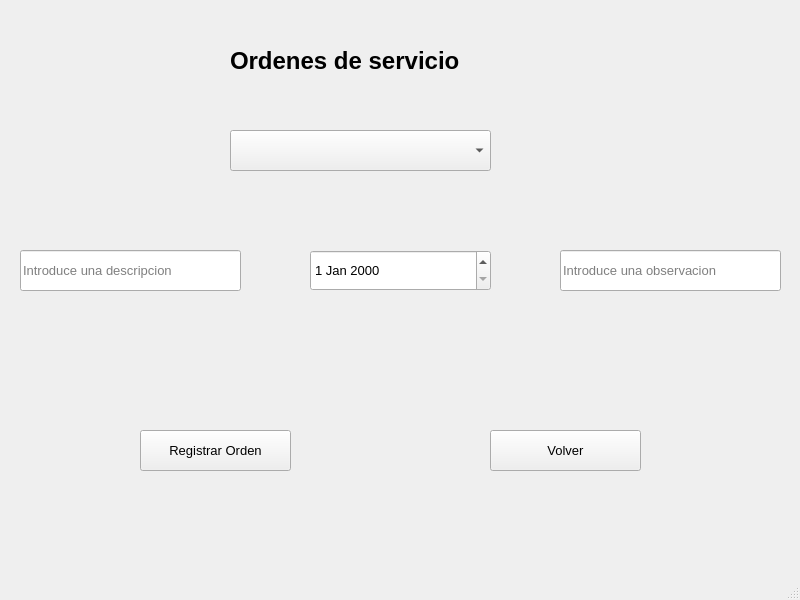
<?xml version="1.0" encoding="UTF-8"?>
<ui version="4.0">
 <class>OrdenesServicio</class>
 <widget class="QMainWindow" name="OrdenesServicio">
  <property name="geometry">
   <rect>
    <x>0</x>
    <y>0</y>
    <width>800</width>
    <height>600</height>
   </rect>
  </property>
  <property name="windowTitle">
   <string>Ordenes de servicio</string>
  </property>
  <widget class="QWidget" name="centralwidget">
   <widget class="QLabel" name="lblTitulo">
    <property name="geometry">
     <rect>
      <x>230</x>
      <y>30</y>
      <width>371</width>
      <height>61</height>
     </rect>
    </property>
    <property name="font">
     <font>
      <family>Segoe UI</family>
      <pointsize>18</pointsize>
      <weight>75</weight>
      <bold>true</bold>
     </font>
    </property>
    <property name="text">
     <string>Ordenes de servicio</string>
    </property>
   </widget>
   <widget class="QComboBox" name="combo_vehiculos">
    <property name="geometry">
     <rect>
      <x>230</x>
      <y>130</y>
      <width>261</width>
      <height>41</height>
     </rect>
    </property>
    <property name="font">
     <font>
      <family>Segoe UI</family>
      <pointsize>10</pointsize>
     </font>
    </property>
   </widget>
   <widget class="QPushButton" name="btnRegistrar">
    <property name="geometry">
     <rect>
      <x>140</x>
      <y>430</y>
      <width>151</width>
      <height>41</height>
     </rect>
    </property>
    <property name="font">
     <font>
      <family>Segoe UI</family>
      <pointsize>10</pointsize>
     </font>
    </property>
    <property name="text">
     <string>Registrar Orden</string>
    </property>
   </widget>
   <widget class="QPushButton" name="btnVolver">
    <property name="geometry">
     <rect>
      <x>490</x>
      <y>430</y>
      <width>151</width>
      <height>41</height>
     </rect>
    </property>
    <property name="font">
     <font>
      <family>Segoe UI</family>
      <pointsize>10</pointsize>
     </font>
    </property>
    <property name="text">
     <string>Volver</string>
    </property>
   </widget>
   <widget class="QLineEdit" name="Descripcion">
    <property name="geometry">
     <rect>
      <x>20</x>
      <y>250</y>
      <width>221</width>
      <height>41</height>
     </rect>
    </property>
    <property name="font">
     <font>
      <family>Segoe UI</family>
      <pointsize>10</pointsize>
     </font>
    </property>
    <property name="placeholderText">
     <string>Introduce una descripcion</string>
    </property>
   </widget>
   <widget class="QLineEdit" name="Observaciones">
    <property name="geometry">
     <rect>
      <x>560</x>
      <y>250</y>
      <width>221</width>
      <height>41</height>
     </rect>
    </property>
    <property name="font">
     <font>
      <family>Segoe UI</family>
      <pointsize>10</pointsize>
     </font>
    </property>
    <property name="placeholderText">
     <string>Introduce una observacion</string>
    </property>
   </widget>
   <widget class="QDateEdit" name="FechaIngreso">
    <property name="geometry">
     <rect>
      <x>310</x>
      <y>250</y>
      <width>181</width>
      <height>41</height>
     </rect>
    </property>
    <property name="font">
     <font>
      <family>Segoe UI</family>
      <pointsize>10</pointsize>
     </font>
    </property>
   </widget>
  </widget>
  <widget class="QMenuBar" name="menubar">
   <property name="geometry">
    <rect>
     <x>0</x>
     <y>0</y>
     <width>800</width>
     <height>26</height>
    </rect>
   </property>
  </widget>
  <widget class="QStatusBar" name="statusbar"/>
 </widget>
 <resources/>
 <connections/>
</ui>
